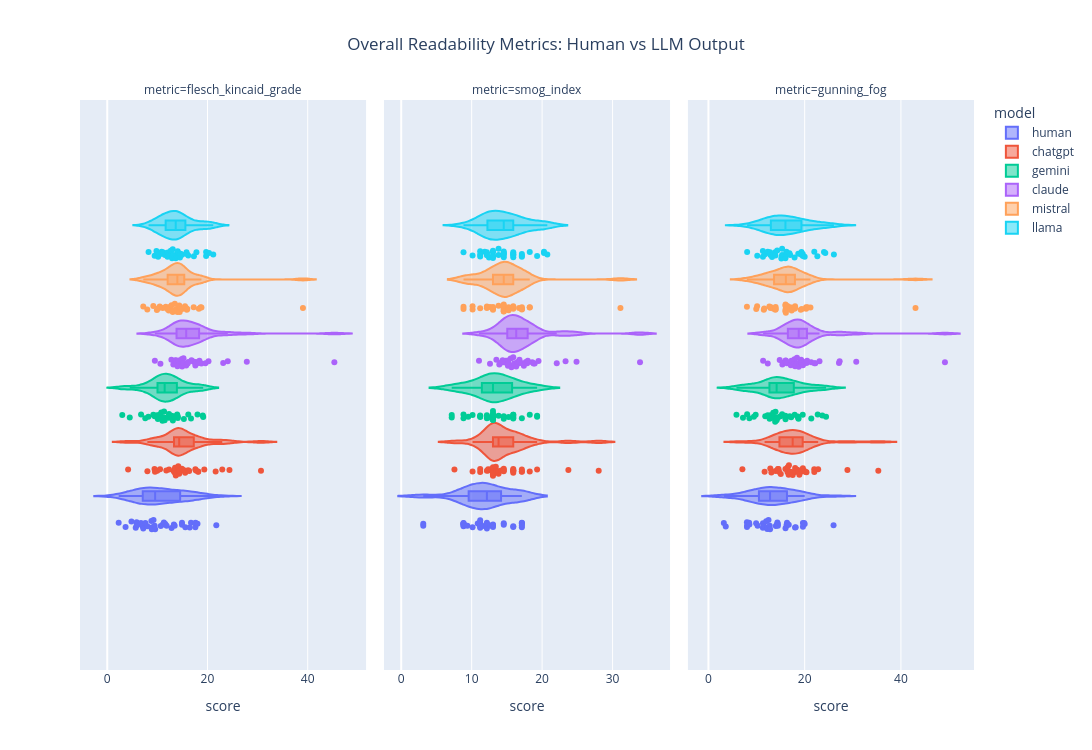

Here is the notebook cell this chart was saved with:
### Code cell
# Facet only by metric
fig = px.violin(to_plot, x = "score", color = "model", 
                box = True, points = "all",
                facet_col = "metric", 
                height = 750, width = 1300,
                title = "Overall Readability Metrics: Human vs LLM Output"
                ).update_xaxes(matches = None).update_layout(title_x = 0.5)

# fig = px.box(to_plot, x = "score", color = "model", 
#              points = "all",
#              facet_col = "metric", 
#              height = 500, width = 1300
#              ).update_xaxes(matches = None).update_layout(boxmode = "group", boxgap = 0, boxgroupgap = 0.5)

fig.show()

### Figure 1 — Plotly figure (JSON) as saved in the notebook; plotly's stock layout.template omitted (floating-point values rounded to 4 significant figures)
{"data": [{"alignmentgroup": "True", "box": {"visible": true}, "hovertemplate": "model=human<br>metric=flesch_kincaid_grade<br>score=%{x}<extra></extra>", "legendgroup": "human", "marker": {"color": "#636efa"}, "name": "human", "offsetgroup": "human", "orientation": "h", "points": "all", "scalegroup": "True", "showlegend": true, "type": "violin", "x": [3.653, 4.83, 8.96, 5.683, 6.727, 14.91, 13.3, 15.58, 17.58, 2.28, 13.45, 17.61, 7.61, 9.449, 5.864, 12.83, 5.86, 7.19, 8.894, 9.553, 7.989, 21.76, 11.85, 9.231, 8.806, 11.3, 10.67, 16.71, 18.01, 16.47, 5.993, 11.58, 7.048, 14.91, 11.09], "x0": " ", "xaxis": "x", "y0": " ", "yaxis": "y"}, {"alignmentgroup": "True", "box": {"visible": true}, "hovertemplate": "model=human<br>metric=smog_index<br>score=%{x}<extra></extra>", "legendgroup": "human", "marker": {"color": "#636efa"}, "name": "human", "offsetgroup": "human", "orientation": "h", "points": "all", "scalegroup": "True", "showlegend": false, "type": "violin", "x": [3.129, 8.842, 12.16, 8.842, 8.842, 17.12, 12.16, 15.9, 17.12, 3.129, 17.12, 15.9, 8.842, 13.02, 8.842, 14.55, 9.387, 11.21, 11.6, 11.21, 11.21, 13.02, 12.69, 12.16, 11.21, 10.86, 8.842, 13.02, 17.12, 17.12, 11.21, 12.16, 10.13, 14.55, 12.16], "x0": " ", "xaxis": "x2", "y0": " ", "yaxis": "y2"}, {"alignmentgroup": "True", "box": {"visible": true}, "hovertemplate": "model=human<br>metric=gunning_fog<br>score=%{x}<extra></extra>", "legendgroup": "human", "marker": {"color": "#636efa"}, "name": "human", "offsetgroup": "human", "orientation": "h", "points": "all", "scalegroup": "True", "showlegend": false, "type": "violin", "x": [3.6, 8, 14, 8.514, 8.457, 16.27, 16.33, 19.89, 20, 3.2, 18, 18.13, 8.01, 14.43, 8.036, 16.02, 10.22, 12, 12.74, 12.49, 12.22, 26, 16.69, 14.33, 11.31, 11.52, 12.28, 14.43, 19.63, 19.63, 11.33, 14.23, 9.914, 16.27, 12.81], "x0": " ", "xaxis": "x3", "y0": " ", "yaxis": "y3"}, {"alignmentgroup": "True", "box": {"visible": true}, "hovertemplate": "model=chatgpt<br>metric=flesch_kincaid_grade<br>score=%{x}<extra></extra>", "legendgroup": "chatgpt", "marker": {"color": "#EF553B"}, "name": "chatgpt", "offsetgroup": "chatgpt", "orientation": "h", "points": "all", "scalegroup": "True", "showlegend": true, "type": "violin", "x": [11.78, 13.47, 13.86, 10.54, 9.974, 14.39, 18.15, 13.53, 16.13, 22.95, 15.56, 14.39, 21.63, 16.34, 17.58, 17.68, 4.161, 9.434, 13.46, 13.44, 12.33, 15.23, 30.68, 14.9, 14.25, 13.68, 13.28, 19.37, 18.14, 15.44, 8.009, 24.38, 9.526, 14.17, 14.35], "x0": " ", "xaxis": "x", "y0": " ", "yaxis": "y"}, {"alignmentgroup": "True", "box": {"visible": true}, "hovertemplate": "model=chatgpt<br>metric=smog_index<br>score=%{x}<extra></extra>", "legendgroup": "chatgpt", "marker": {"color": "#EF553B"}, "name": "chatgpt", "offsetgroup": "chatgpt", "orientation": "h", "points": "all", "scalegroup": "True", "showlegend": false, "type": "violin", "x": [12.75, 14.55, 14.55, 12.16, 13.02, 13.56, 17.12, 13.02, 13.82, 19.29, 13.43, 12.34, 17.12, 15.9, 18.24, 15.9, 7.554, 13.82, 13.02, 12.34, 13.02, 17.12, 28.03, 14.55, 15.9, 13.02, 11.21, 15.9, 15.9, 13.02, 11.21, 23.73, 10.13, 13.02, 14.19], "x0": " ", "xaxis": "x2", "y0": " ", "yaxis": "y2"}, {"alignmentgroup": "True", "box": {"visible": true}, "hovertemplate": "model=chatgpt<br>metric=gunning_fog<br>score=%{x}<extra></extra>", "legendgroup": "chatgpt", "marker": {"color": "#EF553B"}, "name": "chatgpt", "offsetgroup": "chatgpt", "orientation": "h", "points": "all", "scalegroup": "True", "showlegend": false, "type": "violin", "x": [14.56, 17.03, 16.67, 13.08, 18.72, 18.02, 19.63, 14.43, 16.47, 22.8, 19.45, 16.72, 20.23, 18, 22, 19.89, 7.057, 15.04, 14.66, 18.01, 14.54, 20.37, 35.3, 17.51, 18.9, 16, 13.93, 19.33, 21.99, 16.43, 11.67, 28.88, 12.85, 16.67, 18.49], "x0": " ", "xaxis": "x3", "y0": " ", "yaxis": "y3"}, {"alignmentgroup": "True", "box": {"visible": true}, "hovertemplate": "model=gemini<br>metric=flesch_kincaid_grade<br>score=%{x}<extra></extra>", "legendgroup": "gemini", "marker": {"color": "#00cc96"}, "name": "gemini", "offsetgroup": "gemini", "orientation": "h", "points": "all", "scalegroup": "True", "showlegend": true, "type": "violin", "x": [10.0, 13.45, 11.01, 6.748, 13.95, 12.9, 11.38, 12.84, 9.903, 18.01, 19.06, 16.71, 10.1, 8.211, 13.09, 12.27, 4.493, 11.46, 10.44, 15.29, 11.34, 10.79, 19.15, 9.456, 9.189, 10.77, 16.17, 14.08, 13.72, 2.998, 7.587, 14.09, 11.34, 12.31, 12.27], "x0": " ", "xaxis": "x", "y0": " ", "yaxis": "y"}, {"alignmentgroup": "True", "box": {"visible": true}, "hovertemplate": "model=gemini<br>metric=smog_index<br>score=%{x}<extra></extra>", "legendgroup": "gemini", "marker": {"color": "#00cc96"}, "name": "gemini", "offsetgroup": "gemini", "orientation": "h", "points": "all", "scalegroup": "True", "showlegend": false, "type": "violin", "x": [13.02, 14.55, 13.02, 7.169, 15.9, 15.9, 13.82, 13.02, 10.13, 18.24, 19.29, 17.12, 13.02, 8.842, 13.02, 14.55, 9.516, 13.02, 13.02, 15.9, 11.21, 12.16, 19.29, 13.02, 12.46, 12.16, 15.9, 11.21, 15.25, 7.169, 8.842, 15.9, 13.02, 11.21, 14.55], "x0": " ", "xaxis": "x2", "y0": " ", "yaxis": "y2"}, {"alignmentgroup": "True", "box": {"visible": true}, "hovertemplate": "model=gemini<br>metric=gunning_fog<br>score=%{x}<extra></extra>", "legendgroup": "gemini", "marker": {"color": "#00cc96"}, "name": "gemini", "offsetgroup": "gemini", "orientation": "h", "points": "all", "scalegroup": "True", "showlegend": false, "type": "violin", "x": [14.08, 16.91, 13.94, 7.179, 17.92, 18.56, 14.98, 15.31, 9.815, 21.37, 22.71, 23.66, 14.17, 8.514, 16, 16.02, 9.45, 12.32, 13.87, 19.59, 13.48, 12.71, 24.44, 13.9, 12.67, 12.93, 18.67, 13.2, 17.2, 5.822, 8.044, 18.72, 14.42, 11.81, 16], "x0": " ", "xaxis": "x3", "y0": " ", "yaxis": "y3"}, {"alignmentgroup": "True", "box": {"visible": true}, "hovertemplate": "model=claude<br>metric=flesch_kincaid_grade<br>score=%{x}<extra></extra>", "legendgroup": "claude", "marker": {"color": "#ab63fa"}, "name": "claude", "offsetgroup": "claude", "orientation": "h", "points": "all", "scalegroup": "True", "showlegend": true, "type": "violin", "x": [18.79, 17.58, 13.6, 16.81, 45.32, 18.4, 13.66, 13.73, 27.85, 24.05, 13.59, 18.39, 17.59, 13.76, 23.14, 9.498, 13.19, 12.8, 20.2, 15.04, 14.89, 10.61, 19.59, 14.01, 14.74, 14.25, 16.15, 17.69, 14.94, 15.21, 16.05, 17.16, 15.75, 18.15, 15.26], "x0": " ", "xaxis": "x", "y0": " ", "yaxis": "y"}, {"alignmentgroup": "True", "box": {"visible": true}, "hovertemplate": "model=claude<br>metric=smog_index<br>score=%{x}<extra></extra>", "legendgroup": "claude", "marker": {"color": "#ab63fa"}, "name": "claude", "offsetgroup": "claude", "orientation": "h", "points": "all", "scalegroup": "True", "showlegend": false, "type": "violin", "x": [18.95, 17.69, 14.55, 16.53, 33.89, 17.88, 15.65, 15.25, 24.88, 23.33, 13.51, 17.97, 17.41, 14.84, 22.08, 11.04, 14.14, 14.39, 18.77, 15.17, 15.53, 12.6, 19.49, 13.93, 15.9, 15.02, 16.79, 17.12, 16.06, 15.15, 16.32, 16.53, 16.79, 18.6, 15.9], "x0": " ", "xaxis": "x2", "y0": " ", "yaxis": "y2"}, {"alignmentgroup": "True", "box": {"visible": true}, "hovertemplate": "model=claude<br>metric=gunning_fog<br>score=%{x}<extra></extra>", "legendgroup": "claude", "marker": {"color": "#ab63fa"}, "name": "claude", "offsetgroup": "claude", "orientation": "h", "points": "all", "scalegroup": "True", "showlegend": false, "type": "violin", "x": [22.21, 19.41, 15.36, 19.41, 49.15, 20.17, 18.4, 18, 30.71, 27.27, 16.04, 20.5, 20.4, 16.11, 27.13, 11.36, 15.52, 17.76, 22.02, 18.21, 17.12, 12.33, 23.07, 14.81, 17.24, 16.11, 19.26, 19.64, 18.76, 16.3, 17.89, 18.85, 19.17, 21.35, 18.51], "x0": " ", "xaxis": "x3", "y0": " ", "yaxis": "y3"}, {"alignmentgroup": "True", "box": {"visible": true}, "hovertemplate": "model=mistral<br>metric=flesch_kincaid_grade<br>score=%{x}<extra></extra>", "legendgroup": "mistral", "marker": {"color": "#FFA15A"}, "name": "mistral", "offsetgroup": "mistral", "orientation": "h", "points": "all", "scalegroup": "True", "showlegend": true, "type": "violin", "x": [14.95, 11.68, 14.37, 7.19, 10.48, 15.97, 13.06, 12.57, 9.189, 14.46, 13.99, 14.4, 12.83, 13.39, 11.07, 15.73, 14.35, 7.989, 12.57, 13.48, 18.79, 15.51, 39.05, 14.18, 10.15, 11.98, 18.28, 17.24, 13.82, 12.27, 9.903, 15.87, 14.46, 18.65, 14.63], "x0": " ", "xaxis": "x", "y0": " ", "yaxis": "y"}, {"alignmentgroup": "True", "box": {"visible": true}, "hovertemplate": "model=mistral<br>metric=smog_index<br>score=%{x}<extra></extra>", "legendgroup": "mistral", "marker": {"color": "#FFA15A"}, "name": "mistral", "offsetgroup": "mistral", "orientation": "h", "points": "all", "scalegroup": "True", "showlegend": false, "type": "violin", "x": [15.9, 13.02, 14.55, 8.842, 11.21, 16.73, 14.55, 8.842, 10.13, 17.12, 15.25, 15.25, 14.55, 14.55, 13.02, 17.12, 13.82, 10.13, 12.16, 13.02, 14.55, 14.55, 31.12, 15.9, 13.02, 12.6, 17.12, 18.24, 15.25, 14.55, 12.16, 15.9, 14.55, 18.24, 17.12], "x0": " ", "xaxis": "x2", "y0": " ", "yaxis": "y2"}, {"alignmentgroup": "True", "box": {"visible": true}, "hovertemplate": "model=mistral<br>metric=gunning_fog<br>score=%{x}<extra></extra>", "legendgroup": "mistral", "marker": {"color": "#FFA15A"}, "name": "mistral", "offsetgroup": "mistral", "orientation": "h", "points": "all", "scalegroup": "True", "showlegend": false, "type": "violin", "x": [17.89, 14, 16.09, 8, 11.51, 20.57, 16.09, 11.6, 9.938, 16.4, 16.0, 17.03, 16.02, 16.02, 13.92, 19.18, 17.53, 10.12, 13, 13.96, 19.41, 16.14, 43.03, 16.98, 12.66, 13.55, 20.3, 21.2, 17.29, 16, 12.89, 18, 16.4, 20.3, 18], "x0": " ", "xaxis": "x3", "y0": " ", "yaxis": "y3"}, {"alignmentgroup": "True", "box": {"visible": true}, "hovertemplate": "model=llama<br>metric=flesch_kincaid_grade<br>score=%{x}<extra></extra>", "legendgroup": "llama", "marker": {"color": "#19d3f3"}, "name": "llama", "offsetgroup": "llama", "orientation": "h", "points": "all", "scalegroup": "True", "showlegend": true, "type": "violin", "x": [14.51, 16.17, 14.93, 11.23, 12.04, 21.15, 20.31, 12.67, 13.05, 19.73, 12.08, 12.3, 13.25, 12.94, 13.06, 17.29, 9.818, 10.36, 10.85, 17.79, 14.06, 14.28, 19.73, 11.53, 14.65, 9.456, 15.88, 10.15, 15.81, 10.94, 8.242, 14.5, 13.67, 13.71, 14.04], "x0": " ", "xaxis": "x", "y0": " ", "yaxis": "y"}, {"alignmentgroup": "True", "box": {"visible": true}, "hovertemplate": "model=llama<br>metric=smog_index<br>score=%{x}<extra></extra>", "legendgroup": "llama", "marker": {"color": "#19d3f3"}, "name": "llama", "offsetgroup": "llama", "orientation": "h", "points": "all", "scalegroup": "True", "showlegend": false, "type": "violin", "x": [15.9, 17.12, 15.9, 11.21, 13.82, 20.74, 20.27, 12.16, 12.16, 20.27, 13.02, 13.02, 14.55, 13.02, 14.55, 17.12, 12.46, 12.16, 11.86, 15.9, 13.82, 15.9, 19.29, 11.21, 15.9, 10.13, 17.12, 13.02, 18.24, 11.21, 8.842, 14.55, 14.55, 13.02, 14.55], "x0": " ", "xaxis": "x2", "y0": " ", "yaxis": "y2"}, {"alignmentgroup": "True", "box": {"visible": true}, "hovertemplate": "model=llama<br>metric=gunning_fog<br>score=%{x}<extra></extra>", "legendgroup": "llama", "marker": {"color": "#19d3f3"}, "name": "llama", "offsetgroup": "llama", "orientation": "h", "points": "all", "scalegroup": "True", "showlegend": false, "type": "violin", "x": [18.67, 20, 17.9, 11.67, 15.15, 26.07, 24.29, 12.81, 12.74, 24.01, 13.87, 15.31, 16.21, 13.92, 16.09, 19.6, 13.22, 12.89, 12.33, 19.33, 15.23, 16.98, 22.63, 11.33, 19.33, 10.15, 19.63, 15.31, 22, 11.31, 8.044, 16.14, 16.83, 14.29, 16], "x0": " ", "xaxis": "x3", "y0": " ", "yaxis": "y3"}], "layout": {"annotations": [{"font": {}, "showarrow": false, "text": "metric=flesch_kincaid_grade", "x": 0.16, "xanchor": "center", "xref": "paper", "y": 1, "yanchor": "bottom", "yref": "paper"}, {"font": {}, "showarrow": false, "text": "metric=smog_index", "x": 0.5, "xanchor": "center", "xref": "paper", "y": 1, "yanchor": "bottom", "yref": "paper"}, {"font": {}, "showarrow": false, "text": "metric=gunning_fog", "x": 0.84, "xanchor": "center", "xref": "paper", "y": 1, "yanchor": "bottom", "yref": "paper"}], "height": 750, "legend": {"title": {"text": "model"}, "tracegroupgap": 0}, "title": {"text": "Overall Readability Metrics: Human vs LLM Output", "x": 0.5}, "violinmode": "group", "width": 1300, "xaxis": {"anchor": "y", "domain": [0, 0.32], "title": {"text": "score"}}, "xaxis2": {"anchor": "y2", "domain": [0.34, 0.66], "title": {"text": "score"}}, "xaxis3": {"anchor": "y3", "domain": [0.68, 1.0], "title": {"text": "score"}}, "yaxis": {"anchor": "x", "domain": [0, 1]}, "yaxis2": {"anchor": "x2", "domain": [0, 1], "matches": "y", "showticklabels": false}, "yaxis3": {"anchor": "x3", "domain": [0, 1], "matches": "y", "showticklabels": false}}}
